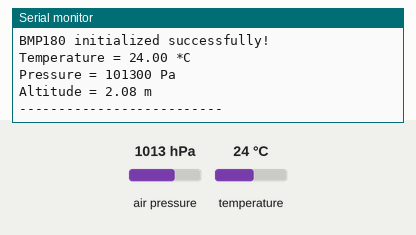
The sketch below on a simulated ESP32. Shown: the last lines printed to the serial monitor. The test bench sets the inputs (shaded band); at power-on: air pressure 1013 hPa, temperature 24 °C.

Above: at 2.2 s.
2.3 s: air pressure set to 952 hPa
At 3.6 s:
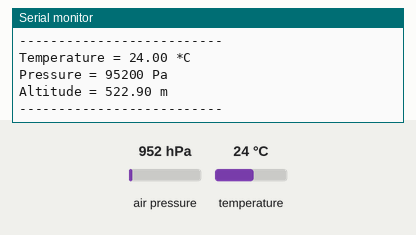
3.8 s: temperature set to 12 °C
5.3 s: air pressure set to 975 hPa
At 7.8 s:
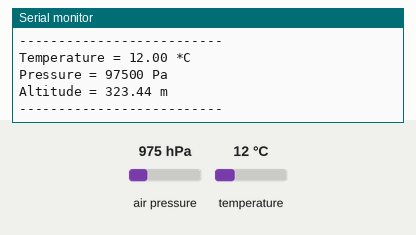
Timing chart, 0 to 9.3 s (numbered marks = the images above; inputs shaded):
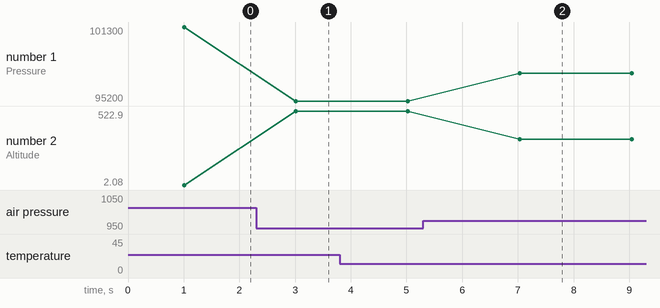

Measured:
- after the input at 2.3 s, the serial monitor: prints a new line after 0.72 s (image 1)
- after the input at 5.3 s, the serial monitor: prints a new line after 1.7 s (image 2)
- plotted number 1: 101300 → 95200 after the input at 2.3 s, 95200 → 97500 after the input at 5.3 s
- plotted number 2: 2.08 → 522.9 after the input at 2.3 s, 522.9 → 323.44 after the input at 5.3 s

The sketch:

code_bmp180.ino
```cpp
#include <Wire.h>
#include <Adafruit_BMP085.h>  // BMP180 uses this library

// Define I2C pins for ESP32
#define SDA_PIN 21
#define SCL_PIN 22

// Create BMP180 object
Adafruit_BMP085 bmp;

void setup() {
  Serial.begin(115200);
  delay(1000);
  Serial.println("Initializing BMP180...");

  // Initialize I2C with custom pins
  Wire.begin(SDA_PIN, SCL_PIN);

  // Initialize BMP180
  if (!bmp.begin()) {
    Serial.println("Could not find a valid BMP180 sensor, check wiring!");
    while (1) {
      delay(1000);
    }
  }
  Serial.println("BMP180 initialized successfully!");
}

void loop() {
  // Read temperature
  float temperature = bmp.readTemperature();

  // Read pressure (in Pa)
  int32_t pressure = bmp.readPressure();

  // Calculate altitude (using standard sea-level pressure 101325 Pa)
  float altitude = bmp.readAltitude();

  Serial.print("Temperature = ");
  Serial.print(temperature);
  Serial.println(" *C");

  Serial.print("Pressure = ");
  Serial.print(pressure);
  Serial.println(" Pa");

  Serial.print("Altitude = ");
  Serial.print(altitude);
  Serial.println(" m");

  Serial.println("--------------------------");

  delay(2000); // Update every 2 seconds
}
```
